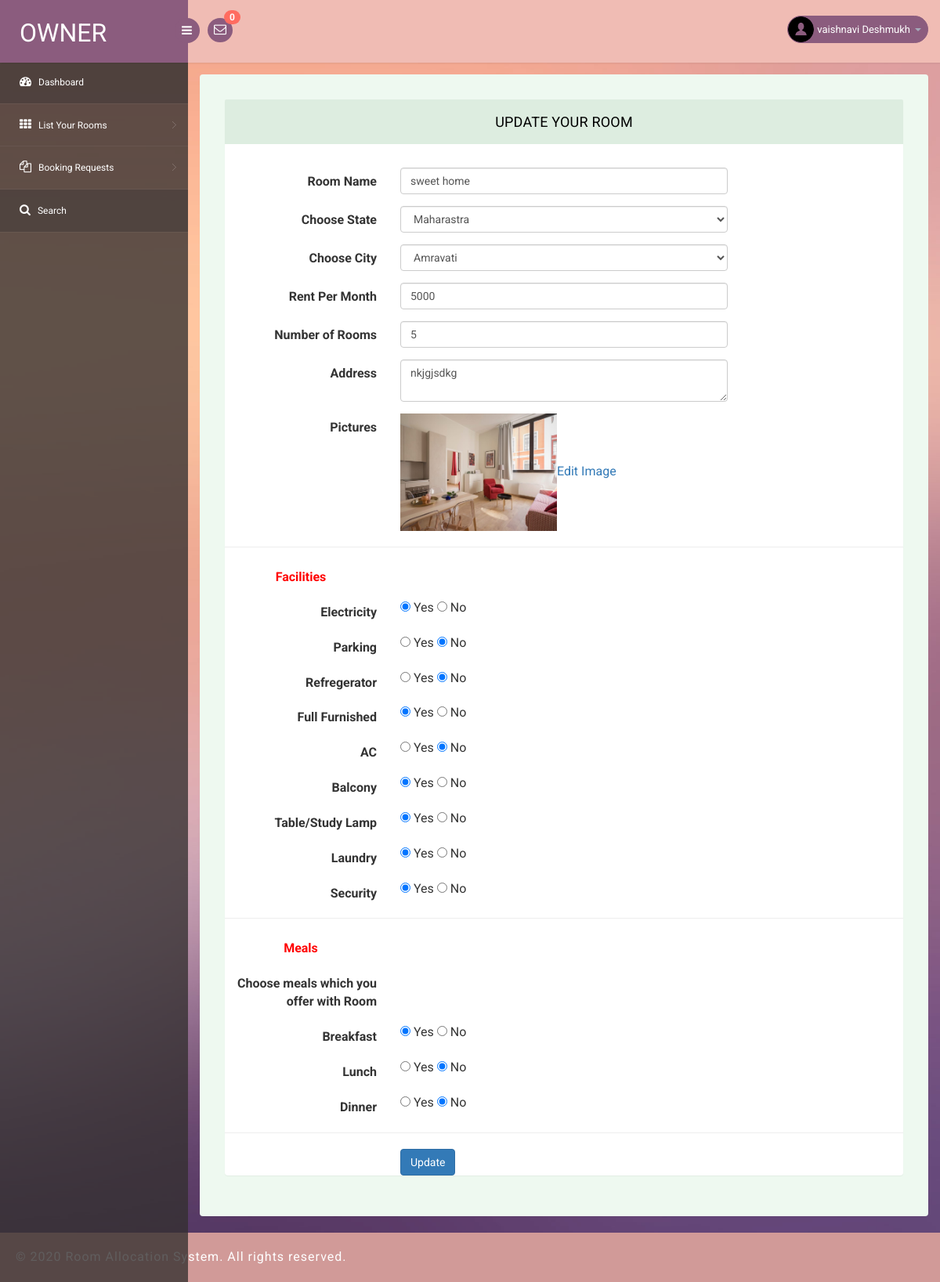
The app's page /owner/edit-pgdetails.php?editid=22 (signed in) with its own data.
### tables this page shows
CREATE TABLE `tblowner` (
  `ID` int(10) NOT NULL,
  `FullName` varchar(200) DEFAULT NULL,
  `Email` varchar(200) DEFAULT NULL,
  `MobileNumber` bigint(10) DEFAULT NULL,
  `Password` varchar(120) DEFAULT NULL,
  `RegDate` timestamp NULL DEFAULT CURRENT_TIMESTAMP
);

CREATE TABLE `tblpg` (
  `ID` int(10) NOT NULL,
  `OwnerID` int(20) NOT NULL,
  `StateName` varchar(200) DEFAULT NULL,
  `CityName` varchar(200) DEFAULT NULL,
  `PGTitle` varchar(200) DEFAULT NULL,
  `Type` varchar(120) DEFAULT NULL,
  `RPmonth` varchar(120) DEFAULT NULL,
  `norooms` varchar(45) DEFAULT NULL,
  `Address` varchar(120) DEFAULT NULL,
  `Image` varchar(200) DEFAULT NULL,
  `Electricity` varchar(40) DEFAULT NULL,
  `Parking` varchar(40) DEFAULT NULL,
  `Refregerator` varchar(40) DEFAULT NULL,
  `Furnished` varchar(40) DEFAULT NULL,
  `AC` varchar(40) DEFAULT NULL,
  `Balcony` varchar(40) DEFAULT NULL,
  `StudyTable` varchar(40) DEFAULT NULL,
  `Laundry` varchar(40) DEFAULT NULL,
  `Security` varchar(40) DEFAULT NULL,
  `MealsBreakfast` varchar(45) DEFAULT NULL,
  `MealLunch` varchar(45) NOT NULL,
  `MealDinner` varchar(45) NOT NULL,
  `RegDate` timestamp NOT NULL DEFAULT CURRENT_TIMESTAMP,
  `IsActive` int(1) DEFAULT NULL,
  `LastUpdationDate` timestamp NULL DEFAULT NULL ON UPDATE CURRENT_TIMESTAMP
);

### owner/edit-pgdetails.php (the view, shortened to what this page needs)
<?php
include('includes/dbconnection.php');
  ?>
<!DOCTYPE html>
<head>
<link rel="stylesheet" href="css/bootstrap.min.css" >
<link href="css/style.css" rel='stylesheet' type='text/css' />
<link href="css/style-responsive.css" rel="stylesheet"/>
<link rel="stylesheet" href="css/font.css" type="text/css"/>
<link href="css/font-awesome.css" rel="stylesheet">
</head>
<body>
<section id="container">
<?php include_once('includes/header.php');?>
<?php include_once('includes/sidebar.php');?>
<section id="main-content">
	<section class="wrapper">
	<div class="form-w3layouts">
        <div class="row">
        <div class="col-lg-12">
        <section class="panel">
            <header class="panel-heading">
                Update Your Room
            </header>
            <div class="panel-body">
                </div>
     <?php
 $cid=$_GET['editid'];
$ret=mysqli_query($con,"select * from tblpg where ID='$cid'");
while ($row=mysqli_fetch_array($ret)) {
?>
                <form class="form-horizontal bucket-form" method="post" enctype="multipart/form-data">
                    <div class="form-group">
                        <label class="col-sm-3 control-label">Room Name</label>
                        <div class="col-sm-6">
                            <input type="text" name="pgname" class="form-control" required="true" value="<?php  echo $row['PGTitle'];?>">
                        </div>
                    </div>
                    <div class="form-group">
                        <label class="col-sm-3 control-label col-lg-3" for="inputSuccess">Choose State</label>
                        <div class="col-lg-6">
                 <select class="form-control m-bot15" name="state" id="state" onChange="getCity(this.value);">
                                <option value="<?php echo $row['StateName'];?>"><?php echo $row['StateName'];?></option>
                            </select>
                        </div>
                    </div>
                    <div class="form-group">
                        <label class="col-sm-3 control-label col-lg-3" for="inputSuccess">Choose City</label>
                        <div class="col-lg-6">
                          <select class="form-control m-bot15" name="city" id="city" required="true">
                 <option value="<?php echo $row['CityName'];?>"><?php echo $row['CityName'];?></option>
                            </select>
                        </div>
                    </div>
                    <div class="form-group">
                        <label class="col-sm-3 control-label">Rent Per Month</label>
                        <div class="col-sm-6">
                            <input class="form-control" id="rpmonth" name="rpmonth" type="text" required="true" value="<?php echo $row['RPmonth'];?>">
                        </div>
                    </div>
                    <div class="form-group">
                        <label class="col-sm-3 control-label">Number of Rooms</label>
                        <div class="col-sm-6">
                            <input type="text" class="form-control" name="norooms" id="norooms" required="true" value="<?php echo $row['norooms'];?>">
                        </div>
                    </div>
                    <div class="form-group">
                        <label class="col-sm-3 control-label">Address</label>
                        <div class="col-sm-6">
                            <textarea type="text" class="form-control" name="address" id="address" value="" required="true"><?php echo $row['Address'];?></textarea>
                        </div>
                    </div>
                    <div class="form-group">
                        <label class=" col-sm-3 control-label">Pictures</label>
                        <div class="col-lg-6">
                             <img src="roomimages/<?php echo $row['Image'];?>" width="200" height="150" value="<?php  echo $row['Image'];?>"><a href="changeimage.php?editid=<?php echo $row['ID'];?>">Edit Image</a>
                        </div>
                    </div>
                    <hr />
                    <div class="form-group has-success">
                        <label class="col-sm-3 control-label col-lg-3" for="inputSuccess" style="text-align: center; color: red">Facilities</label>
                    </div>
                    <div class="form-group">
                        <label class="col-sm-3 control-label col-lg-3" for="inputSuccess">Electricity</label>
                        <div class="col-lg-6">
<?php  if($row['Electricity']=="Yes"){ ?>
<input type="radio" id="electricity" name="electricity" value="Yes" checked="ture"> Yes
<input type="radio" id="electricity" name="electricity" value="No" > No
<?php } else { ?>
<input type="radio" id="electricity" name="electricity" value="Yes"> Yes
<input type="radio" id="electricity" name="electricity" value="No" checked="ture"> No
<?php } ?>
                          </div>
                    </div>
                    <div class="form-group">
                        <label class="col-sm-3 control-label col-lg-3" for="inputSuccess">Parking</label>
                        <div class="col-lg-6">
<?php  if($row['Parking']=="Yes"){ ?>
<input type="radio" id="parking" name="parking" value="Yes" checked="ture"> Yes
<input type="radio" id="parking" name="parking" value="No" > No
<?php } else { ?>
<input type="radio" id="parking" name="parking" value="Yes"> Yes
<input type="radio" id="parking" name="parking" value="No" checked="ture"> No
<?php } ?>
                          </div>
                    </div>
                    <div class="form-group">
                        <label class="col-sm-3 control-label col-lg-3" for="inputSuccess">Refregerator</label>
                        <div class="col-lg-6">
<?php  if($row['Refregerator']=="Yes"){ ?>
<input type="radio" id="refregerator" name="refregerator" value="Yes" checked="ture"> Yes
<input type="radio" id="refregerator" name="refregerator" value="No" > No
<?php } else { ?>
<input type="radio" id="refregerator" name="refregerator" value="Yes"> Yes
<input type="radio" id="refregerator" name="refregerator" value="No" checked="ture"> No
<?php } ?>
                          </div>
                    </div>
                     <div class="form-group">
                        <label class="col-sm-3 control-label col-lg-3" for="inputSuccess">Full Furnished</label>
                        <div class="col-lg-6">
<?php  if($row['Furnished']=="Yes"){ ?>
<input type="radio" id="furnished" name="furnished" value="Yes" checked="ture"> Yes
<input type="radio" id="furnished" name="furnished" value="No" > No
<?php } else { ?>
<input type="radio" id="furnished" name="furnished" value="Yes"> Yes
<input type="radio" id="furnished" name="furnished" value="No" checked="ture"> No
<?php } ?>
                          </div>
                    </div>
                    <div class="form-group">
                        <label class="col-sm-3 control-label col-lg-3" for="inputSuccess">AC</label>
                        <div class="col-lg-6">
<?php  if($row['AC']=="Yes"){ ?>
<input type="radio" id="ac" name="ac" value="Yes" checked="ture"> Yes
<input type="radio" id="ac" name="ac" value="No" > No
<?php } else { ?>
<input type="radio" id="ac" name="ac" value="Yes"> Yes
<input type="radio" id="ac" name="ac" value="No" checked="ture"> No
<?php } ?>
                          </div>
                    </div>
                    <div class="form-group">
                        <label class="col-sm-3 control-label col-lg-3" for="inputSuccess">Balcony</label>
                        <div class="col-lg-6">
<?php  if($row['Balcony']=="Yes"){ ?>
<input type="radio" id="balcony" name="balcony" value="Yes" checked="ture"> Yes
<input type="radio" id="balcony" name="balcony" value="No" > No
<?php } else { ?>
<input type="radio" id="balcony" name="balcony" value="Yes"> Yes
<input type="radio" id="balcony" name="balcony" value="No" checked="ture"> No
<?php } ?>
                          </div>
                    </div>
                     <div class="form-group">
                        <label class="col-sm-3 control-label col-lg-3" for="inputSuccess">Table/Study Lamp</label>
                        <div class="col-lg-6">
<?php  if($row['StudyTable']=="Yes"){ ?>
<input type="radio" id="table" name="table" value="Yes" checked="ture"> Yes
<input type="radio" id="table" name="table" value="No" > No
<?php } else { ?>
<input type="radio" id="table" name="table" value="Yes"> Yes
<input type="radio" id="table" name="table" value="No" checked="ture"> No
<?php } ?>
                          </div>
                    </div>
                    <div class="form-group">
                        <label class="col-sm-3 control-label col-lg-3" for="inputSuccess">Laundry</label>
                        <div class="col-lg-6">
<?php  if($row['Laundry']=="Yes"){ ?>
<input type="radio" id="laundry" name="laundry" value="Yes" checked="ture"> Yes
<input type="radio" id="laundry" name="laundry" value="No" > No
<?php } else { ?>
<input type="radio" id="laundry" name="laundry" value="Yes"> Yes
<input type="radio" id="laundry" name="laundry" value="No" checked="ture"> No
<?php } ?>
                          </div>
                    </div>
                    <div class="form-group">
                        <label class="col-sm-3 control-label col-lg-3" for="inputSuccess">Security</label>
                        <div class="col-lg-6">
<?php  if($row['Security']=="Yes"){ ?>
<input type="radio" id="security" name="security" value="Yes" checked="ture"> Yes
<input type="radio" id="security" name="security" value="No" > No
<?php } else { ?>
<input type="radio" id="security" name="security" value="Yes"> Yes
<input type="radio" id="security" name="security" value="No" checked="ture"> No
<?php } ?>
                          </div>
                    </div>
                    <hr />
                    <div class="form-group has-success">
                        <label class="col-sm-3 control-label col-lg-3" for="inputSuccess" style="text-align: center; color: red">Meals</label>
                    </div>
                    <div class="form-group">
                        <label class="col-sm-3 control-label col-lg-3" for="inputSuccess">Choose meals which you offer with Room</label>
                  </div>
           <div class="form-group">
                        <label class="col-sm-3 control-label col-lg-3" for="inputSuccess">Breakfast</label>
                        <div class="col-lg-6">
<?php  if($row['MealsBreakfast']=="Yes"){ ?>
<input type="radio" id="breakfast" name="breakfast" value="Yes" checked="ture"> Yes
<input type="radio" id="breakfast" name="breakfast" value="No" > No
<?php } else { ?>
<input type="radio" id="breakfast" name="breakfast" value="Yes"> Yes
<input type="radio" id="breakfast" name="breakfast" value="No" checked="ture"> No
<?php } ?>
                          </div>
                    </div>
      <div class="form-group">
                        <label class="col-sm-3 control-label col-lg-3" for="inputSuccess">Lunch</label>
                        <div class="col-lg-6">
<?php  if($row['MealLunch']=="Yes"){ ?>
<input type="radio" id="lunch" name="lunch" value="Yes" checked="ture"> Yes
<input type="radio" id="lunch" name="lunch" value="No" > No
<?php } else { ?>
<input type="radio" id="lunch" name="lunch" value="Yes"> Yes
<input type="radio" id="lunch" name="lunch" value="No" checked="ture"> No
<?php } ?>
                          </div>
                    </div>
      <div class="form-group">
                        <label class="col-sm-3 control-label col-lg-3" for="inputSuccess">Dinner</label>
                        <div class="col-lg-6">
<?php  if($row['MealDinner']=="Yes"){ ?>
<input type="radio" id="dinner" name="dinner" value="Yes" checked="ture"> Yes
<input type="radio" id="dinner" name="dinner" value="No" > No
<?php } else { ?>
<input type="radio" id="dinner" name="dinner" value="Yes"> Yes
<input type="radio" id="dinner" name="dinner" value="No" checked="ture"> No
<?php } ?>
                          </div>
                    </div>
                    <hr />
<div class="form-group">
                                    <div class="col-lg-offset-3 col-lg-6">
                                        <button class="btn btn-primary" type="submit" name="submit">Update</button>
                                    </div>
                                </div>
                </form>
            </div>
            <?php } ?>
        </section>
</section>
		  <?php include_once('includes/footer.php');?>
</section>
</body>
</html>

### owner/includes/header.php (shortened to what this page needs)
<header class="header fixed-top clearfix">
<div class="brand">
    <a href="dashboard.php" class="logo">
        Owner
    </a>
    <div class="sidebar-toggle-box">
        <div class="fa fa-bars"></div>
    </div>
</div>
<div class="nav notify-row" id="top_menu">
    <ul class="nav top-menu">
                <?php
        $oid=$_SESSION['pgasoid'];
$ret1=mysqli_query($con,"select tblbookpg.ID,tbluser.FullName from tblbookpg join tbluser on tbluser.ID=tblbookpg.Userid join tblpg on tblpg.ID=tblbookpg.Pgid where tblbookpg.Status is null and tblpg.OwnerID='$oid' ");
$num=mysqli_num_rows($ret1);
?>
        <li id="header_inbox_bar" class="dropdown">
            <a data-toggle="dropdown" class="dropdown-toggle" href="#">
                <i class="fa fa-envelope-o"></i>
                <span class="badge bg-important"><?php echo $num;?></span>
            </a>
        </li>
    </ul>
</div>
<div class="top-nav clearfix">
    <ul class="nav pull-right top-menu">
        <li class="dropdown">
            <a data-toggle="dropdown" class="dropdown-toggle" href="#">
                <?php
$pownerid=$_SESSION['pgasoid'];
$ret=mysqli_query($con,"select FullName from  tblowner where ID='$pownerid'");
$row=mysqli_fetch_array($ret);
$name=$row['FullName'];
?>
                <img alt="" src="images/2.png">
                <span class="username"><?php echo $name; ?></span>
                <b class="caret"></b>
            </a>
        </li>
    </ul>
</div>
</header>

### records on screen
tblowner: FullName "vaishnavi Deshmukh"
tblpg: pgname "sweet home", state "Maharastra", city "Amravati", rpmonth "5000", norooms "5", address "nkjgjsdkg", Image (picture)

### other values on screen
$num "0"
